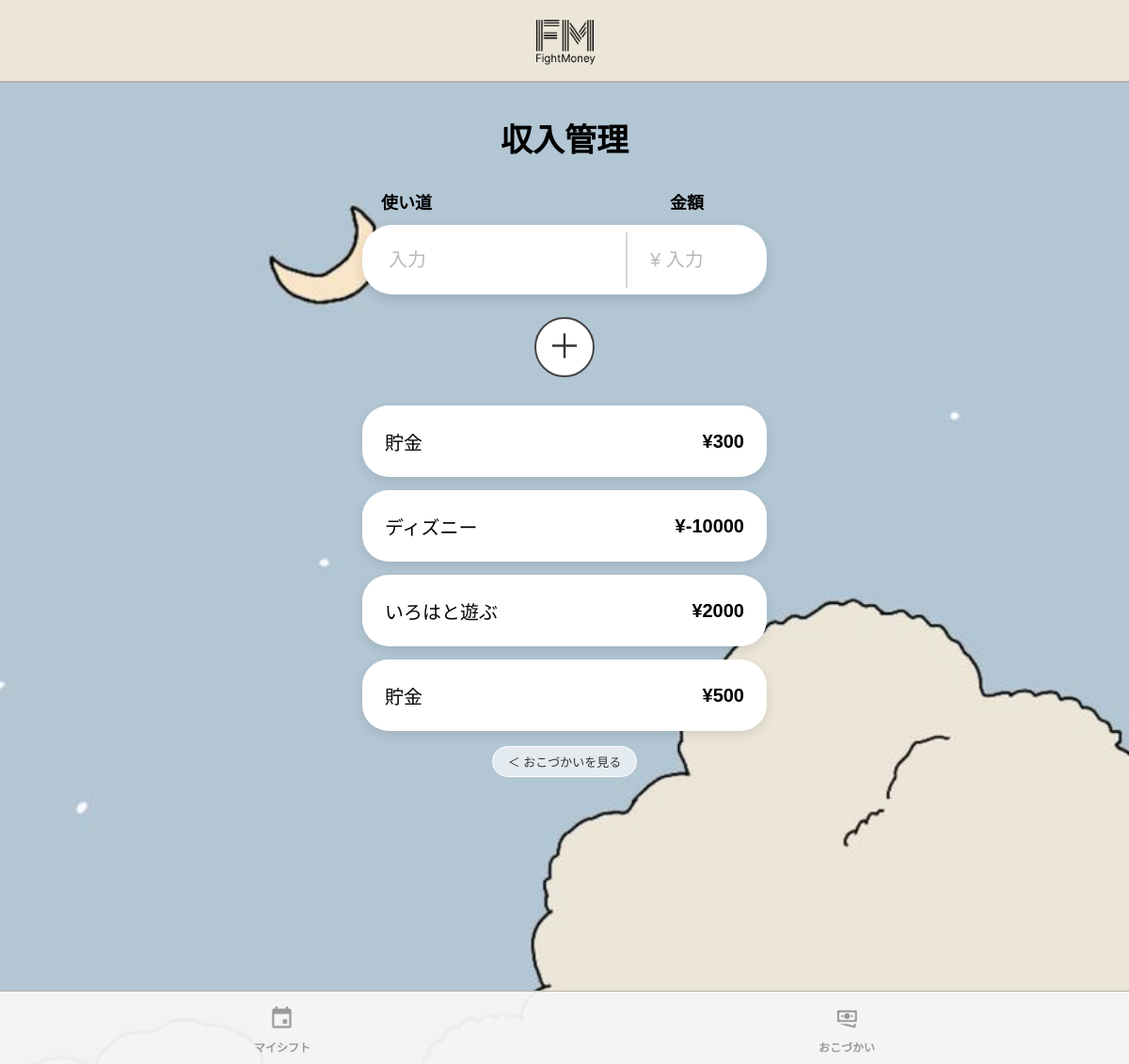
/add_money, run on the app's committed database.
### tables this page shows
CREATE TABLE money(
    id INTEGER PRIMARY KEY AUTOINCREMENT,
    users_id INTEGER NOT NULL,
    amount INTEGER NOT NULL,
    type TEXT CHECK(type IN ('reward','spend','adjust')) NOT NULL,
    help_id INTEGER,
    created TIMESTAMP DEFAULT CURRENT_TIMESTAMP
, memo TEXT);

### app.py (the view, shortened to what this page needs)
@app.route("/add_money", methods=["GET", "POST"])
def add_money():
    conn = sqlite3.connect("app.db")
    conn.row_factory = sqlite3.Row
    cur = conn.cursor()
    cur.execute("""
        SELECT memo, amount
        FROM money
        WHERE type = 'spend'
        ORDER BY created DESC
    """)
    spend_list = cur.fetchall()
    conn.close()
    return render_template(
        "Money_child_2.html",
        spend_list=spend_list
    )

### templates/Money_child_2.html (shortened to what this page needs)
<!DOCTYPE html>
<html lang="ja">
<head>
    <link rel="stylesheet" href="{{ url_for('static', filename='Money_child_2.css') }}?v=20260717">
</head>
<body>
<div class="container">
    <header>
        <img src="{{ url_for('static', filename='images/logo.png') }}" class="logo">
    </header>
    <h2 class="page-title">収入管理</h2>
    <div class="input-area">
        <form action="/add_money" method="POST">
            <div class="title-row">
                <div>使い道</div>
                <div>金額</div>
            </div>
            <div class="input-card">
                <input
                    type="text"
                    name="memo"
                    placeholder="入力"
                    required>
                <input
                    type="number"
                    name="amount"
                    placeholder="¥ 入力"
                    required>
            </div>
            <button class="add-btn" type="submit">＋</button>
        </form>
    </div>
    <div class="history">
        {% for item in spend_list %}
        <div class="history-card">
            <div>{{item["memo"]}}</div>
            <div>¥{{item["amount"]}}</div>
        </div>
        {% endfor %}
    </div>
    	<button class="money-btn" onclick="location.href='/money'">
		＜ おこづかいを見る
	</button>
</div>
<footer class="bottom-nav">
    <a href="{{url_for('home')}}">
        <img src="{{url_for('static',filename='images/clender.png')}}">
        <p>マイシフト</p>
    </a>
    <a href="{{url_for('money')}}">
        <img src="{{url_for('static',filename='images/money.png')}}">
        <p>おこづかい</p>
    </a>
</footer>
</body>
</html>

### static/Money_child_2.css (style rules this page uses)
* { box-sizing: border-box; }
html, body { width: 100%; margin: 0; padding: 0; overflow-x: hidden; }
body { min-height: 100vh; padding-bottom: 95px; background: url("child.JPG"); background-size: cover; background-position: center; background-repeat: no-repeat; font-family: sans-serif; }
.container { width: 100%; min-height: 100vh; margin: 0 auto; padding-bottom: 110px; }
header { width: 100%; height: 88px; display: flex; justify-content: center; align-items: center; background: #ECE6D8; border-bottom: 2px solid #b2b0aa; }
.logo { width: 72px; height: auto; display: block; }
.page-title { margin: 34px 0 30px; text-align: center; font-size: 34px; font-weight: bold; }
.input-area { width: calc(100% - 32px); max-width: 430px; margin: 0 auto; }
.input-area form { width: 100%; }
.title-row { display: grid; grid-template-columns: 2fr 1fr; padding: 0 20px; margin-bottom: 12px; font-size: 18px; font-weight: bold; }
.title-row div:last-child { text-align: center; }
.input-card { width: 100%; min-height: 74px; display: grid; grid-template-columns: 2fr 1fr; align-items: center; background: #fff; border-radius: 32px; padding: 0 20px; box-shadow: 0 5px 13px rgba(0,0,0,0.12); }
.input-card input { width: 100%; min-width: 0; border: none; outline: none; background: transparent; padding: 18px 8px; font-size: 20px; color: #333; }
.input-card input::placeholder { color: #b8b8b8; }
.input-card input:last-child { border-left: 2px solid #d6d6d6; padding-left: 24px; }
.add-btn { width: 64px; height: 64px; display: block; margin: 24px auto 30px; border: 2px solid #444; border-radius: 50%; background: #fff; color: #333; font-size: 36px; line-height: 1; cursor: pointer; }
.history { width: calc(100% - 32px); max-width: 430px; display: flex; flex-direction: column; gap: 14px; margin: 0 auto; }
.history-card { width: 100%; min-height: 76px; display: grid; grid-template-columns: minmax(0, 2fr) 1fr; align-items: center; gap: 10px; padding: 18px 24px; background: #fff; border-radius: 28px; box-shadow: 0 4px 12px rgba(0,0,0,0.10); font-size: 20px; }
.history-card div { min-width: 0; word-break: break-word; }
.history-card div:last-child { text-align: right; font-weight: bold; white-space: nowrap; }
.money-btn { display: block; width: auto; min-width: 150px; margin: 16px auto 100px; padding: 6px 16px; border: 1px solid #fff; border-radius: 20px; background: rgba(255,255,255,0.65); color: #333; font-size: 13px; cursor: pointer; }
.bottom-nav { position: fixed; left: 0; bottom: 0; z-index: 100; width: 100%; height: 78px; display: flex; justify-content: space-around; align-items: center; background: rgba(245,245,245,0.96); border-top: 1px solid #b2b0aa; }
.bottom-nav a { flex: 1; display: flex; flex-direction: column; justify-content: center; align-items: center; color: #999; text-decoration: none; text-align: center; }
.bottom-nav img { width: 36px; height: 36px; object-fit: contain; }
.bottom-nav p { margin: 4px 0 0; font-size: 12px; font-weight: bold; }

### data on the page
money: memo "貯金", amount "300"
money: memo "ディズニー", amount "-10000"
money: memo "いろはと遊ぶ", amount "2000"
money: memo "貯金", amount "500"
